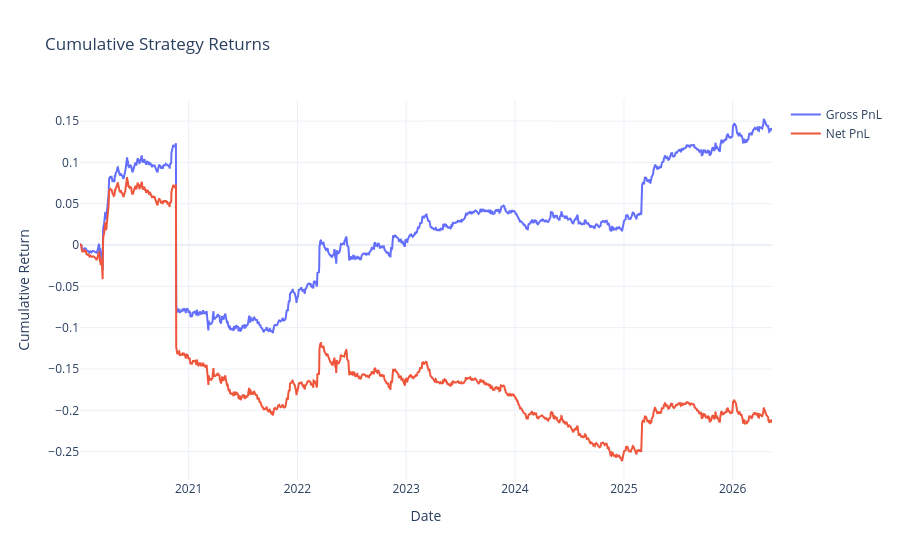

Write notebook code for a chart like this one.
### Code cell
# 3. Monthly Performance Analysis
monthly_net_pnl = net_pnl_daily.resample('ME').sum()
monthly_gross_pnl = gross_pnl_daily.resample('ME').sum()

winning_months = monthly_net_pnl[monthly_net_pnl > 0]
losing_months = monthly_net_pnl[monthly_net_pnl <= 0]

print("=== Monthly Performance Summary ===")
print(f"Total Months: {len(monthly_net_pnl)}")
print(f"Winning Months: {len(winning_months)} ({len(winning_months)/len(monthly_net_pnl)*100:.1f}%)")
print(f"Losing Months: {len(losing_months)} ({len(losing_months)/len(monthly_net_pnl)*100:.1f}%)")
print(f"Average Monthly Net PnL: {monthly_net_pnl.mean():.4f}")
print(f"Best Month: {monthly_net_pnl.max():.4f} ({monthly_net_pnl.idxmax().date()})")
print(f"Worst Month: {monthly_net_pnl.min():.4f} ({monthly_net_pnl.idxmin().date()})")

# Plot Cumulative Returns
utils.plot_series_with_names(
    [gross_pnl_daily.cumsum(), net_pnl_daily.cumsum()],
    ["Gross PnL", "Net PnL"],
    title="Cumulative Strategy Returns",
    yaxis_title="Cumulative Return",
    xaxis_title="Date"
)

### Figure 1 — Plotly figure (JSON) as saved in the notebook; plotly's stock layout.template omitted (floating-point values rounded to 4 significant figures; data arrays with more than 128 entries replaced by an {"elided": "..."} marker saying what was removed)
{"data": [{"mode": "lines", "name": "Gross PnL", "type": "scatter", "x": {"elided": "1599 str values"}, "y": {"elided": "1599 float values"}}, {"mode": "lines", "name": "Net PnL", "type": "scatter", "x": {"elided": "1599 str values"}, "y": {"elided": "1599 float values"}}], "layout": {"showlegend": true, "title": {"text": "Cumulative Strategy Returns"}, "xaxis": {"title": {"text": "Date"}}, "yaxis": {"title": {"text": "Cumulative Return"}}}}
